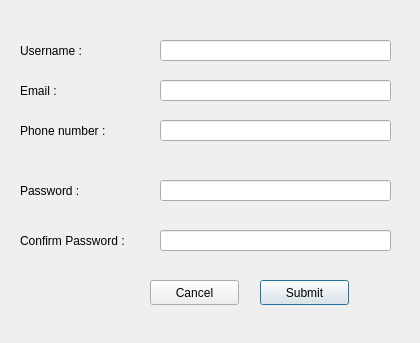
<?xml version="1.0" encoding="UTF-8"?>
<ui version="4.0">
 <class>Signup</class>
 <widget class="QDialog" name="Signup">
  <property name="geometry">
   <rect>
    <x>0</x>
    <y>0</y>
    <width>420</width>
    <height>343</height>
   </rect>
  </property>
  <property name="windowTitle">
   <string>Dialog</string>
  </property>
  <widget class="QLineEdit" name="phoneNumLineEdit">
   <property name="geometry">
    <rect>
     <x>160</x>
     <y>80</y>
     <width>231</width>
     <height>21</height>
    </rect>
   </property>
  </widget>
  <widget class="QLabel" name="emailLbl">
   <property name="geometry">
    <rect>
     <x>20</x>
     <y>80</y>
     <width>121</width>
     <height>21</height>
    </rect>
   </property>
   <property name="text">
    <string>Email :</string>
   </property>
  </widget>
  <widget class="QLabel" name="phoneNumLbl">
   <property name="geometry">
    <rect>
     <x>20</x>
     <y>120</y>
     <width>121</width>
     <height>21</height>
    </rect>
   </property>
   <property name="text">
    <string>Phone number :</string>
   </property>
  </widget>
  <widget class="QLineEdit" name="emailLineEdit">
   <property name="geometry">
    <rect>
     <x>160</x>
     <y>120</y>
     <width>231</width>
     <height>21</height>
    </rect>
   </property>
  </widget>
  <widget class="QLabel" name="confirmPwdLbl">
   <property name="geometry">
    <rect>
     <x>20</x>
     <y>230</y>
     <width>131</width>
     <height>21</height>
    </rect>
   </property>
   <property name="text">
    <string>Confirm Password :</string>
   </property>
  </widget>
  <widget class="QLineEdit" name="pwdInputlineEdit">
   <property name="geometry">
    <rect>
     <x>160</x>
     <y>180</y>
     <width>231</width>
     <height>21</height>
    </rect>
   </property>
  </widget>
  <widget class="QLineEdit" name="confirmPwdLineEdit">
   <property name="geometry">
    <rect>
     <x>160</x>
     <y>230</y>
     <width>231</width>
     <height>21</height>
    </rect>
   </property>
  </widget>
  <widget class="QLabel" name="passwordLbl">
   <property name="geometry">
    <rect>
     <x>20</x>
     <y>180</y>
     <width>121</width>
     <height>21</height>
    </rect>
   </property>
   <property name="text">
    <string>Password :</string>
   </property>
  </widget>
  <widget class="QLabel" name="usernameLbl">
   <property name="geometry">
    <rect>
     <x>20</x>
     <y>40</y>
     <width>121</width>
     <height>21</height>
    </rect>
   </property>
   <property name="text">
    <string>Username :</string>
   </property>
  </widget>
  <widget class="QLineEdit" name="usernameLnEdit">
   <property name="geometry">
    <rect>
     <x>160</x>
     <y>40</y>
     <width>231</width>
     <height>21</height>
    </rect>
   </property>
  </widget>
  <widget class="QPushButton" name="registerBtn">
   <property name="geometry">
    <rect>
     <x>260</x>
     <y>280</y>
     <width>89</width>
     <height>25</height>
    </rect>
   </property>
   <property name="text">
    <string>Submit</string>
   </property>
  </widget>
  <widget class="QPushButton" name="cancelBtn">
   <property name="geometry">
    <rect>
     <x>150</x>
     <y>280</y>
     <width>89</width>
     <height>25</height>
    </rect>
   </property>
   <property name="text">
    <string>Cancel</string>
   </property>
  </widget>
 </widget>
 <resources/>
 <connections/>
</ui>
